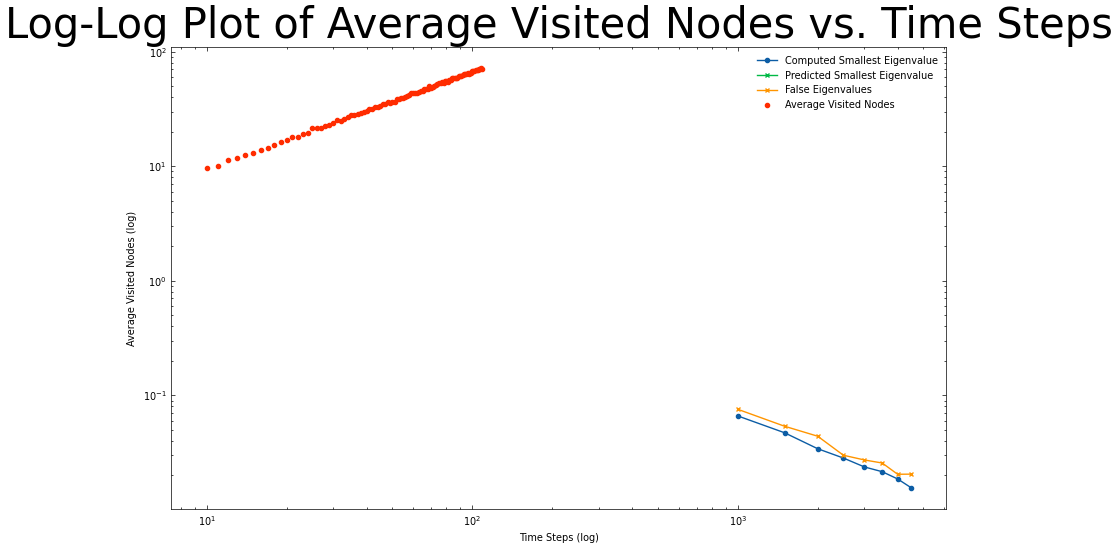

Recreate this plot in Python.
from spatial_constant_analysis import *
import numpy as np
import scipy.sparse as sp
import matplotlib.pyplot as plt
from scipy.optimize import curve_fit
from scipy.sparse.csgraph import connected_components


def perform_random_walk_csr(csr_graph, start_node, steps):
    """Perform a single random walk from a specified start node for a given number of steps."""
    current_node = start_node
    visited = set([current_node])

    for _ in range(steps):
        neighbors = csr_graph.indices[csr_graph.indptr[current_node]:csr_graph.indptr[current_node + 1]]
        if neighbors.size > 0:
            current_node = np.random.choice(neighbors)
            visited.add(current_node)
    return visited


def simulate_random_walks_varying_lengths(csr_graph, max_steps=100, num_walks_per_step=100, start_walk=10):
    """Simulate random walks of varying lengths on a CSR graph and track the growth of visited nodes."""
    n_nodes = csr_graph.shape[0]
    avg_visited_nodes = np.zeros(max_steps)

    for step in range(start_walk, max_steps + start_walk):
        total_visited = 0
        for _ in range(num_walks_per_step):
            start_node = np.random.randint(0, n_nodes)
            visited = perform_random_walk_csr(csr_graph, start_node, step)
            total_visited += len(visited)
        avg_visited_nodes[step - start_walk] = total_visited / num_walks_per_step

    return avg_visited_nodes


def log_function(x, a, b):
    return a * np.log(x) + b

def lin_function(x, a, b):
    return a*x + b


def compute_eigenvalues_laplacian_csgraph(graph):
    # Convert the adjacency matrix to a sparse graph Laplacian
    L = sp.csgraph.laplacian(graph, normed=False)

    # Compute the second smallest eigenvalue
    # We use which='SM' to request the smallest magnitude eigenvalues and k=2 since we need the second smallest
    eigenvalues, eigenvectors = sp.linalg.eigsh(L, k=2, which='SM', return_eigenvectors=True)

    # The second smallest eigenvalue
    second_smallest_eigenvalue = eigenvalues[1]
    return second_smallest_eigenvalue


# Parameters
args = GraphArgs()
args.directory_map = create_project_structure()  # creates folder and appends the directory map at the args
args.proximity_mode = "epsilon-ball"
args.dim = 2

args.intended_av_degree = 15
args.num_points = 1000
### Add random edges? See efect in the dimensionality here
num_edges_to_add = 0

simulation_or_experiment = "simulation"
load_mode = 'sparse'


if simulation_or_experiment == "experiment":
    # # # #Experimental
    # our group:
    # subgraph_2_nodes_44_edges_56_degree_2.55.pickle  # subgraph_0_nodes_2053_edges_2646_degree_2.58.pickle  # subgraph_8_nodes_160_edges_179_degree_2.24.pickle
    # unfiltered pixelgen:
    # pixelgen_cell_2_RCVCMP0000594.csv, pixelgen_cell_1_RCVCMP0000208.csv, pixelgen_cell_3_RCVCMP0000085.csv
    # pixelgen_edgelist_CD3_cell_2_RCVCMP0000009.csv, pixelgen_edgelist_CD3_cell_1_RCVCMP0000610.csv, pixelgen_edgelist_CD3_cell_3_RCVCMP0000096.csv
    # filtered pixelgen:
    # pixelgen_processed_edgelist_Sample01_human_pbmcs_unstimulated_cell_3_RCVCMP0000563.csv
    # pixelgen_processed_edgelist_Sample01_human_pbmcs_unstimulated_cell_2_RCVCMP0000828.csv
    # pixelgen_processed_edgelist_Sample07_pbmc_CD3_capped_cell_3_RCVCMP0000344.csv (stimulated cell)
    # pixelgen_processed_edgelist_Sample04_Raji_Rituximab_treated_cell_3_RCVCMP0001806.csv (treated cell)
    # shuai_protein_edgelist_unstimulated_RCVCMP0000133_neigbours_s_proteinlist.csv  (shuai protein list)
    # pixelgen_processed_edgelist_shuai_RCVCMP0000073_cd3_cell_1_RCVCMP0000073.csv (shuai error correction)
    # weinstein:
    # weinstein_data_january_corrected.csv

    args.edge_list_title = "weinstein_data_corrected_february.csv"
    # args.edge_list_title = "mst_N=1024_dim=2_lattice_k=15.csv"  # Seems to have dimension 1.5

    weighted = True
    weight_threshold = 3

    if os.path.splitext(args.edge_list_title)[1] == ".pickle":
        write_nx_graph_to_edge_list_df(args)  # activate if format is .pickle file

    if not weighted:
        sparse_graph, _ = load_graph(args, load_mode='sparse')
    else:
        sparse_graph, _ = load_graph(args, load_mode='sparse', weight_threshold=weight_threshold)
    # plot_graph_properties(args, igraph_graph_original)  # plots clustering coefficient, degree dist, also stores individual spatial constant...

elif simulation_or_experiment == "simulation":
    # # # 1 Simulation
    create_proximity_graph.write_proximity_graph(args)
    sparse_graph, _ = load_graph(args, load_mode='sparse')
    # ## Original data    edge_list = read_edge_list(args)
    # original_positions = read_position_df(args=args)
    # # plot_original_or_reconstructed_image(args, image_type="original", edges_df=edge_list)
    # original_dist_matrix = compute_distance_matrix(original_positions)
else:
    raise ValueError("Please input a valid simulation or experiment mode")



#### Algebraic Connectivity
num_points_range = np.arange(1000, 5000, 500)  # From 100 to 1000, in steps of 100

# Storage for computed and predicted smallest eigenvalues
smallest_eigenvalues = []
predicted_smallest_eigenvalues = []
false_eigenvalues = []

for num_points in num_points_range:
    # Example: Generating a sparse graph representation here.
    # You should replace this with your actual graph generation method based on num_points
    # For demonstration, let's create a random sparse matrix
    args.num_points = num_points
    create_proximity_graph.write_proximity_graph(args)
    sparse_graph, _ = load_graph(args, load_mode='sparse')

    # Compute the smallest eigenvalue for the current graph
    smallest_eigenvalue = compute_eigenvalues_laplacian_csgraph(sparse_graph)
    smallest_eigenvalues.append(smallest_eigenvalue)

    # Predict the smallest eigenvalue
    predicted_small_eigenvalue = ((1 / 6) * (np.pi / (num_points ** (1 / args.dim))) ** 2 *
                                  (args.average_degree + 1) ** ((args.dim + 2) / args.dim))
    predicted_small_eigenvalue = 0
    predicted_smallest_eigenvalues.append(predicted_small_eigenvalue)

    sparse_graph = add_random_edges_to_csrgraph(sparse_graph, num_edges_to_add=10)
    smallest_eigenvalue = compute_eigenvalues_laplacian_csgraph(sparse_graph)
    false_eigenvalues.append(smallest_eigenvalue)



# Plotting
plt.figure(figsize=(10, 6))
plt.plot(num_points_range, smallest_eigenvalues, label='Computed Smallest Eigenvalue', marker='o')
plt.plot(num_points_range, predicted_smallest_eigenvalues, label='Predicted Smallest Eigenvalue', marker='x')
plt.plot(num_points_range, false_eigenvalues, label='False Eigenvalues', marker='x')
plt.xlabel('Number of Points')
plt.ylabel('Smallest Eigenvalue')
plt.title('Smallest Eigenvalue vs. Number of Points')
plt.legend()

plt.savefig("algebraic_connectivity_by_size")
print("true", smallest_eigenvalue)
print("prediction", predicted_small_eigenvalue)



### Simulate random walks
n_components, labels = connected_components(csgraph=sparse_graph, directed=False, return_labels=True)
if n_components > 1:
    print(f"Graph has {n_components} components, consider using a connected graph for meaningful results.")
else:
    # Simulate random walks
    start_walk = 10
    steps = 100
    num_walks = 100
    visited_avg = simulate_random_walks_varying_lengths(sparse_graph, max_steps=steps, num_walks_per_step=num_walks, start_walk=start_walk)
    print("HOLAAA", visited_avg)

    # Time steps
    t = np.arange(start_walk, steps + start_walk)

    print(len(t))
    print(len(visited_avg))

    print(t)
    print(visited_avg)
    # Plotting
    plt.plot(t, visited_avg, 'o', label='Average Visited Nodes')
    plt.xscale('log')
    plt.yscale('log')
    plt.xlabel('Time Steps (log)')
    plt.ylabel('Average Visited Nodes (log)')
    plt.title('Log-Log Plot of Average Visited Nodes vs. Time Steps')
    plt.legend()
    plt.savefig("spectral_dimension.png")

    # Linear fit to estimate spectral dimension
    log_t = np.log(t)
    log_visited_avg = np.log(visited_avg)
    params, params_covariance = curve_fit(lin_function, log_t, log_visited_avg, p0=[1, np.log(visited_avg[1])])
    print(f"Estimated spectral dimension (d_s/2): {params[0] * 2}")